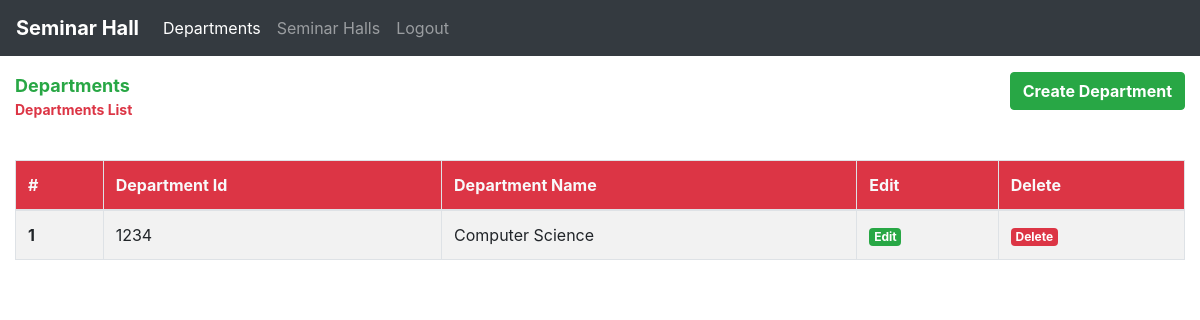
The page /admin/departments.php on the database as committed earlier.
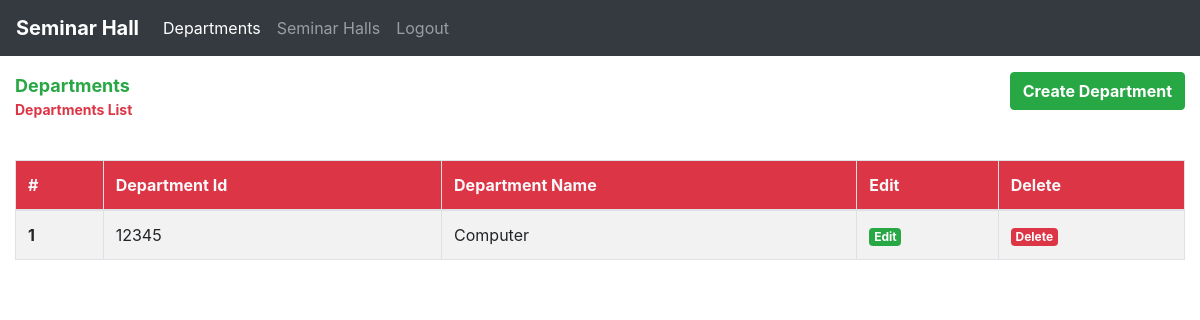
The same page on the database as committed later.
### tables this page shows
CREATE TABLE IF NOT EXISTS `departments` (
  `id` int(11) NOT NULL AUTO_INCREMENT,
  `deptId` int(11) NOT NULL,
  `department_name` varchar(100) NOT NULL,
  PRIMARY KEY (`deptId`) USING BTREE,
  UNIQUE KEY `id` (`id`)
);

### admin/departments.php (the view, shortened to what this page needs)
<?php
include('./admin_header.php');
include('../db/dbcon.php');
$result = mysqli_query($con, 'SELECT * FROM `departments`') or die(mysqli_error($con));
$department_count = mysqli_num_rows($result);
?>
<!DOCTYPE html>
<html lang="en">
<head>
</head>
<body>
    <div class="container-fluid">
        <div class="row mt-3">
            <div class="col-md-8">
                <p class="page-title font-weight-bold text-success m-0">Departments</p>
                <p class="page-subTitle text-danger font-weight-bold">Departments List</p>
            </div>
            <div class="col-md-4 text-right">
                <a href="./create_department.php" class="btn btn-success font-weight-bold">Create Department</a>
            </div>
        </div>
        <div class="mt-4">
            <?php
            if ($department_count === 0) {
            ?>
                <div class="text-center">
                    <img src="./../images/no-data.png" alt="No Data" width="300px">
                    <p class="text-muted font-weight-bold m-0">No departments found</p>
                    <small class="text-danger font-weight-bold">Create departments to display over here.</small>
                </div>
            <?php
            } else {
            ?>
                <table class="table table-bordered table-striped">
                    <thead>
                        <tr class="bg-danger text-light">
                            <th scope="col">#</th>
                            <th scope="col">Department Id</th>
                            <th scope="col">Department Name</th>
                            <th scope="col">Edit</th>
                            <th scope="col">Delete</th>
                        </tr>
                    </thead>
                    <tbody>
                        <?php
                        $count = 0;
                        while ($row = mysqli_fetch_array($result)) {
                            $count = $count + 1;
                        ?>
                            <tr>
                                <th scope="row"><?php echo $count; ?></th>
                                <td><?php echo $row[1]; ?></td>
                                <td><?php echo $row[2]; ?></td>
                                <td><a href="./update_department.php?id=<?php echo $row[0]; ?>" class="badge badge-success">Edit</a></td>
                                <td><a href="./departments.php?id=<?php echo $row[0]; ?>" class="badge badge-danger">Delete</a></td>
                            </tr>
                        <?php
                        }
                        ?>
                    </tbody>
                </table>
            <?php
            }
            ?>
        </div>
    </div>
</body>
</html>

### admin/admin_header.php (shortened to what this page needs)
<!DOCTYPE html>
<html lang="en">
<head>
    <link rel="stylesheet" href="../css/bootstrap.min.css">
    <link rel="stylesheet" href="../css/style.css">
</head>
<body>
    <nav class="navbar navbar-expand-lg navbar-dark bg-dark">
        <a class="navbar-brand font-weight-bold" href="#">Seminar Hall</a>
        <div class="collapse navbar-collapse" id="navbarNav">
            <ul class="navbar-nav">
                <li class="nav-item active">
                    <a class="nav-link" href="./departments.php">Departments</a>
                </li>
                <li class="nav-item">
                    <a class="nav-link" href="./seminar_hall.php">Seminar Halls</a>
                </li>
                <li class="nav-item">
                    <a class="nav-link" href="./logout.php">Logout</a>
                </li>
            </ul>
        </div>
    </nav>
</body>
</html>

### css/style.css (style rules this page uses)
.page-title { font-size: 18px; }
.page-subTitle { font-size: 14px; }

Rows that differ between the two databases and show on the page:
removed departments: deptId "1234", department_name "Computer Science"
added departments: deptId "12345", department_name "Computer"
